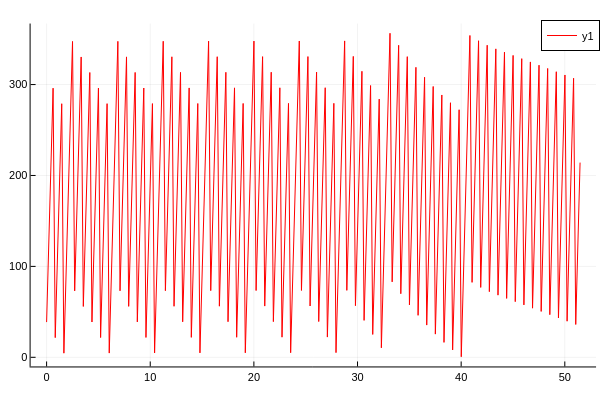

Notebook cell for this chart:
### Code cell
plot(tsamp[1:30:end]./(60*60*24),broadcast.(rad2deg,ν_soln1[1,1:30:end]),color=:red)#,label=permutedims(mylabel1),ls=:dot, linewidth=2)

### Figure 1 — Plotly figure (JSON) as saved in the notebook; plotly's stock layout.template omitted (floating-point values rounded to 4 significant figures; data arrays with more than 128 entries replaced by an {"elided": "..."} marker saying what was removed)
{"data": [{"colorbar": {"title": ""}, "legendgroup": "y1", "line": {"color": "rgba(255, 0, 0, 1.000)", "dash": "solid", "shape": "linear", "width": 1}, "mode": "lines", "name": "y1", "showlegend": true, "type": "scatter", "x": {"elided": "248 float values"}, "xaxis": "x", "y": {"elided": "248 float values"}, "yaxis": "y", "zmax": null, "zmin": null}], "layout": {"annotations": [], "height": 400, "legend": {"bgcolor": "rgba(255, 255, 255, 1.000)", "bordercolor": "rgba(0, 0, 0, 1.000)", "borderwidth": 1, "font": {"color": "rgba(0, 0, 0, 1.000)", "family": "sans-serif", "size": 11}, "title": {"font": {"color": "rgba(0, 0, 0, 1.000)", "family": "sans-serif", "size": 15}, "text": ""}, "tracegroupgap": 0, "traceorder": "normal", "x": 1, "xanchor": "auto", "y": 1, "yanchor": "auto"}, "margin": {"b": 20, "l": 0, "r": 0, "t": 20}, "paper_bgcolor": "rgba(255, 255, 255, 1.000)", "plot_bgcolor": "rgba(255, 255, 255, 1.000)", "showlegend": true, "width": 600, "xaxis": {"anchor": "y", "domain": [0.05101, 0.9934], "gridcolor": "rgba(0, 0, 0, 0.100)", "gridwidth": 0.5, "linecolor": "rgba(0, 0, 0, 1.000)", "mirror": false, "range": [-1.544, 53.02], "showgrid": true, "showline": true, "showticklabels": true, "tickangle": 0, "tickcolor": "rgb(0, 0, 0)", "tickfont": {"color": "rgba(0, 0, 0, 1.000)", "family": "sans-serif", "size": 11}, "tickmode": "array", "ticks": "inside", "ticktext": ["0", "10", "20", "30", "40", "50"], "tickvals": [0, 10, 20, 30, 40, 50], "title": "", "titlefont": {"color": "rgba(0, 0, 0, 1.000)", "family": "sans-serif", "size": 15}, "type": "-", "visible": true, "zeroline": false, "zerolinecolor": "rgba(0, 0, 0, 1.000)"}, "yaxis": {"anchor": "x", "domain": [0.03762, 0.9902], "gridcolor": "rgba(0, 0, 0, 0.100)", "gridwidth": 0.5, "linecolor": "rgba(0, 0, 0, 1.000)", "mirror": false, "range": [-10.07, 367.1], "showgrid": true, "showline": true, "showticklabels": true, "tickangle": 0, "tickcolor": "rgb(0, 0, 0)", "tickfont": {"color": "rgba(0, 0, 0, 1.000)", "family": "sans-serif", "size": 11}, "tickmode": "array", "ticks": "inside", "ticktext": ["0", "100", "200", "300"], "tickvals": [0, 100, 200, 300], "title": "", "titlefont": {"color": "rgba(0, 0, 0, 1.000)", "family": "sans-serif", "size": 15}, "type": "-", "visible": true, "zeroline": false, "zerolinecolor": "rgba(0, 0, 0, 1.000)"}}}
